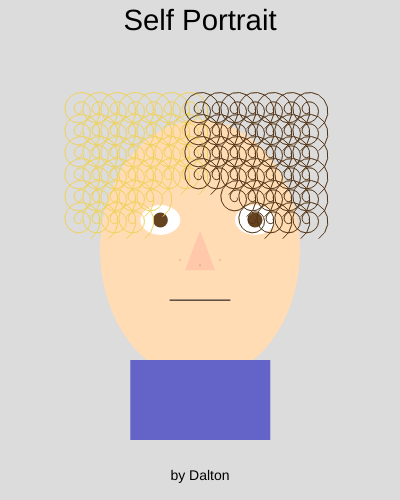
Frame 1 (no input)
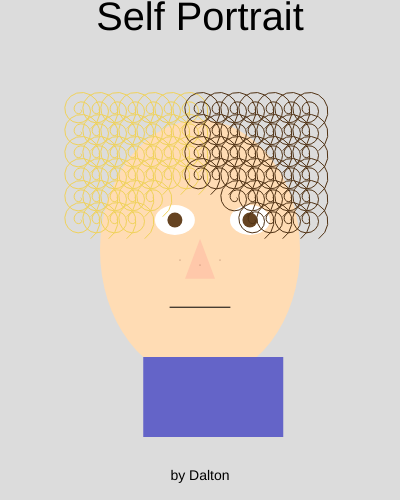
Frame 60 (no input)
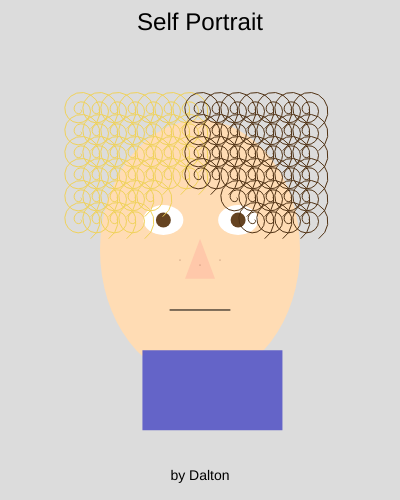
Frame 120 (the mouse pressed at the canvas centre since frame 60)

The p5.js sketch that drew these frames (run headless with seeded random() and noise() and a simulated clock; from frame 60 on, the mouse is pressed at the canvas centre):

// p5.js sketch
// ── sketch.js
let eye_speed_x1;
let eye_speed_x2;

let nose_speed_y;
let mouth_speed_y;

let shoulder_speed_x;
let shoulder_speed_y;

let title_speed;

function setup() {
  createCanvas(400, 500);

  eye_speed_x1 = random(0.01, 0.03);
  eye_speed_x2 = random(0.01, 0.03);

  nose_speed_y = random(0.01, 0.02);
  mouth_speed_y = random(0.01, 0.02);

  shoulder_speed_x = random(0.01, 0.02);
  shoulder_speed_y = random(0.01, 0.02);

  title_speed = 0.03;
}

function draw() {
  background(220);

  let headX = 200;
  let headY = 250;

  // title (grows and shrinks forever)
  let title_scale = map(sin(frameCount * title_speed), -1, 1, 18, 40);

  noStroke();
  fill(0);
  textSize(title_scale);
  textAlign(CENTER);
  text("Self Portrait", width / 2, 30);

  // head (MOVED ABOVE eyes so they are not covered cus im fuckin DUMB AS SHIT)
  fill(255, 220, 180);
  noStroke();
  ellipse(200, 250, 200, 260);

  // eyes (x-axis movement - 2 shapes)
  let eye_offset_x1 = sin(frameCount * eye_speed_x1) * 15;
  let eye_offset_x2 = cos(frameCount * eye_speed_x2) * 15;

  fill(255);
  ellipse(160 + eye_offset_x1, 220, 40, 30);
  ellipse(240 + eye_offset_x2, 220, 40, 30);

  fill(101, 67, 33);
  ellipse(160 + eye_offset_x1, 220, 15, 15);
  ellipse(240 + eye_offset_x2, 220, 15, 15);

  // nose (y-axis movement)
  let nose_offset_y = sin(frameCount * nose_speed_y) * 10;

  fill(255, 200, 170);
  triangle(
    200,
    230 + nose_offset_y,
    185,
    270 + nose_offset_y,
    215,
    270 + nose_offset_y
  );

  // mouth (y-axis movement - second shape)
  let mouth_offset_y = sin(frameCount * mouth_speed_y) * 10;

  stroke(0);
  line(170, 300 + mouth_offset_y, 230, 300 + mouth_offset_y);
  noStroke();

  // curl function (unchanged)
  function drawCurl(cx, cy, col) {
    push();
    stroke(col);
    noFill();

    let a = 0;
    let r = 1;

    beginShape();
    for (let i = 0; i < 35; i++) {
      let x = cx + cos(a) * r;
      let y = cy + sin(a) * r;
      vertex(x, y);

      a += 0.4;
      r += 0.6;
    }
    endShape();

    pop();
  }

  // hair (unchanged)
  for (let x = 80; x < headX; x += 18) {
    for (let y = 110; y < 240; y += 22) {
      if (dist(x, y, headX, headY - 10) < 55) continue;
      drawCurl(x, y, color(240, 210, 90));
    }
  }

  for (let x = headX; x < 320; x += 18) {
    for (let y = 110; y < 240; y += 22) {
      if (dist(x, y, headX, headY - 10) < 55) continue;
      drawCurl(x, y, color(80, 50, 20));
    }
  }

  // shoulders (diagonal movement - x and y)
  let shoulder_offset_x = sin(frameCount * shoulder_speed_x) * 15;
  let shoulder_offset_y = cos(frameCount * shoulder_speed_y) * 10;

  fill(100, 100, 200);
  rect(130 + shoulder_offset_x, 350 + shoulder_offset_y, 140, 80);

  // freckles
  stroke(150, 100, 80);
  point(180, 260);
  point(200, 265);
  point(220, 260);

  // signature
  noStroke();
  fill(0);
  textSize(14);
  textAlign(CENTER);
  text("by Dalton", width / 2, 480);
}
